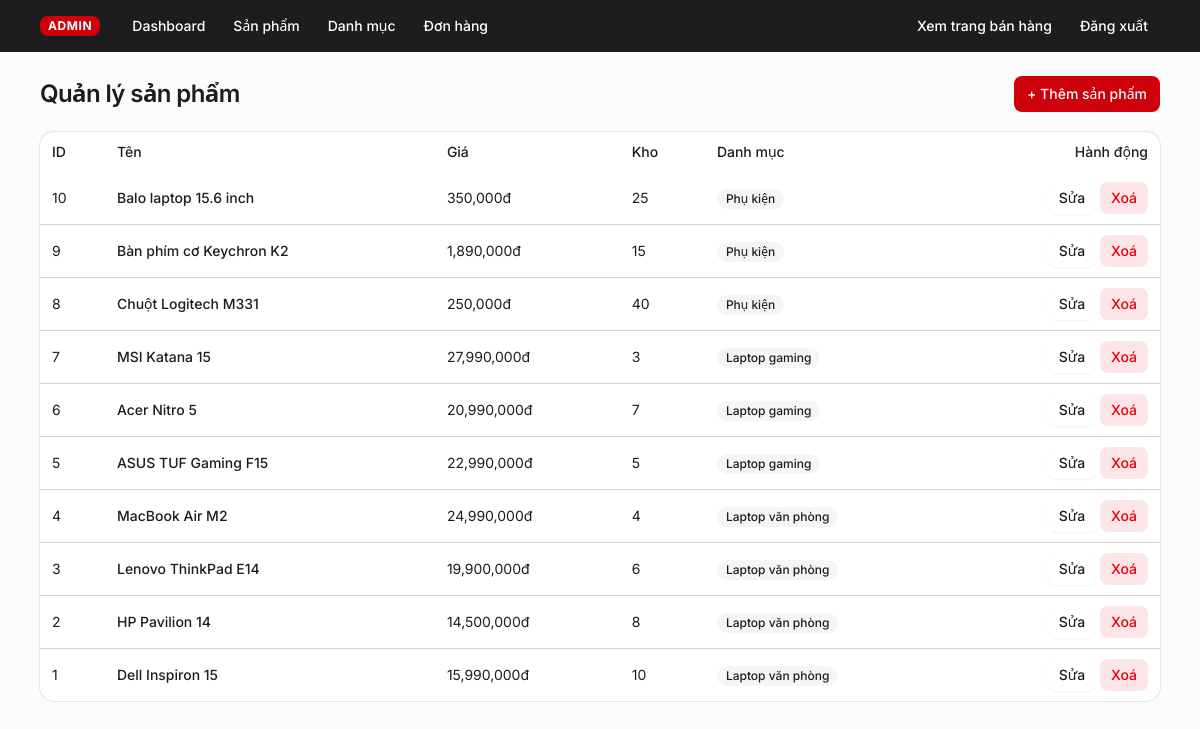
The page /admin/products/index.php (signed in) on the database its author committed.
### tables this page shows
CREATE TABLE IF NOT EXISTS products (
  id INT AUTO_INCREMENT PRIMARY KEY,
  name VARCHAR(255) NOT NULL,
  price INT NOT NULL DEFAULT 0,
  stock INT NOT NULL DEFAULT 0,
  description TEXT,
  image VARCHAR(500),
  category_id INT NULL,
  created_at TIMESTAMP DEFAULT CURRENT_TIMESTAMP,
  FOREIGN KEY (category_id) REFERENCES categories(id) ON DELETE SET NULL
);

CREATE TABLE IF NOT EXISTS categories (
  id INT AUTO_INCREMENT PRIMARY KEY,
  name VARCHAR(100) NOT NULL
);

### src/includes/ui.php (called while the page is built, shortened)
<?php
function ui_btn($variant = 'default', $size = 'default') {
    $base = 'inline-flex shrink-0 items-center justify-center rounded-md border border-transparent text-sm font-medium whitespace-nowrap transition-all outline-none select-none cursor-pointer focus-visible:border-ring focus-visible:ring-3 focus-visible:ring-ring/50 active:translate-y-px disabled:pointer-events-none disabled:opacity-50';
    $variants = [
        'default'     => 'bg-primary text-primary-foreground hover:bg-primary/85',
        'outline'     => 'border-border bg-background shadow-xs hover:bg-muted hover:text-foreground',
        'secondary'   => 'bg-secondary text-secondary-foreground hover:bg-secondary/70',
        'ghost'       => 'hover:bg-muted hover:text-foreground',
        'destructive' => 'bg-destructive/10 text-destructive hover:bg-destructive/20',
        'link'        => 'text-primary underline-offset-4 hover:underline',
    ];
    $sizes = [
        'default' => 'h-9 gap-1.5 px-3',
        'sm'      => 'h-8 gap-1 px-2.5',
        'lg'      => 'h-10 gap-1.5 px-4',
    ];
    return "$base {$variants[$variant]} {$sizes[$size]}";
}
function ui_badge($variant = 'default') {
    $base = 'inline-flex h-5 w-fit shrink-0 items-center justify-center gap-1 rounded-4xl border border-transparent px-2 py-0.5 text-xs font-medium whitespace-nowrap';
    $variants = [
        'default'     => 'bg-primary text-primary-foreground',
        'secondary'   => 'bg-secondary text-secondary-foreground',
        'destructive' => 'bg-destructive/10 text-destructive',
        'outline'     => 'border-border text-foreground',
    ];
    return "$base {$variants[$variant]}";
}

### src/config/db.php (called while the page is built, shortened)
<?php
function e($s) {
    return htmlspecialchars((string)$s, ENT_QUOTES, 'UTF-8');
}

### src/admin/products/index.php (the view)
<?php
require_once __DIR__ . '/../../includes/admin_header.php';
$products = $pdo->query(
    'SELECT p.*, c.name AS category_name
     FROM products p LEFT JOIN categories c ON p.category_id = c.id
     ORDER BY p.id DESC'
)->fetchAll();
?>
<div class="mb-5 flex items-center justify-between">
  <h1 class="text-2xl font-semibold tracking-tight">Quản lý sản phẩm</h1>
  <a href="create.php" class="<?= ui_btn() ?>">+ Thêm sản phẩm</a>
</div>
<div class="<?= UI_TABLE_WRAP ?>">
  <table class="<?= UI_TABLE ?>">
    <thead>
      <tr class="<?= UI_TR ?>">
        <th class="<?= UI_TH ?>">ID</th>
        <th class="<?= UI_TH ?>">Tên</th>
        <th class="<?= UI_TH ?>">Giá</th>
        <th class="<?= UI_TH ?>">Kho</th>
        <th class="<?= UI_TH ?>">Danh mục</th>
        <th class="<?= UI_TH ?> text-right">Hành động</th>
      </tr>
    </thead>
    <tbody>
      <?php foreach ($products as $p): ?>
        <tr class="<?= UI_TR ?>">
          <td class="<?= UI_TD ?>"><?= $p['id'] ?></td>
          <td class="<?= UI_TD ?> font-medium"><?= e($p['name']) ?></td>
          <td class="<?= UI_TD ?>"><?= number_format($p['price']) ?>đ</td>
          <td class="<?= UI_TD ?>"><?= $p['stock'] ?></td>
          <td class="<?= UI_TD ?>">
            <?php if ($p['category_name']): ?>
              <span class="<?= ui_badge('secondary') ?>"><?= e($p['category_name']) ?></span>
            <?php endif; ?>
          </td>
          <td class="<?= UI_TD ?> text-right">
            <a href="edit.php?id=<?= $p['id'] ?>" class="<?= ui_btn('outline', 'sm') ?>">Sửa</a>
            <a href="delete.php?id=<?= $p['id'] ?>" class="<?= ui_btn('destructive', 'sm') ?>"
               onclick="return confirm('Xoá sản phẩm này?')">Xoá</a>
          </td>
        </tr>
      <?php endforeach; ?>
    </tbody>
  </table>
</div>
<?php require_once __DIR__ . '/../../includes/footer.php'; ?>

### src/includes/head.php (style rules this page uses)
:root { --radius: 0.625rem; --background: oklch(1 0 0); --foreground: oklch(0.232 0.004 286.1); --card: oklch(1 0 0); --card-foreground: oklch(0.232 0.004 286.1); --popover: oklch(1 0 0); --popover-foreground: oklch(0.232 0.004 286.1); --primary: oklch(0.53 0.225 27.3); --primary-foreground: oklch(1 0 0); --link: oklch(0.48 0.205 27.3); --ring: oklch(0.53 0.225 27.3); --secondary: oklch(0.971 0.003 286.4); --secondary-foreground: oklch(0.232 0.004 286.1); --muted: oklch(0.971 0.003 286.4); --muted-foreground: oklch(0.54 0.008 286.1); --accent: oklch(0.971 0.003 286.4); --accent-foreground: oklch(0.232 0.004 286.1); --destructive: oklch(0.577 0.245 27.325); --border: oklch(0.865 0.007 286.3); --input: oklch(0.865 0.007 286.3); }

### rows shown on the page
products: id "10", name "Balo laptop 15.6 inch", price "350,000", stock "25", category.name "Phụ kiện"
products: id "9", name "Bàn phím cơ Keychron K2", price "1,890,000", stock "15", category.name "Phụ kiện"
products: id "8", name "Chuột Logitech M331", price "250,000", stock "40", category.name "Phụ kiện"
products: id "7", name "MSI Katana 15", price "27,990,000", stock "3", category.name "Laptop gaming"
products: id "6", name "Acer Nitro 5", price "20,990,000", stock "7", category.name "Laptop gaming"
products: id "5", name "ASUS TUF Gaming F15", price "22,990,000", stock "5", category.name "Laptop gaming"
products: id "4", name "MacBook Air M2", price "24,990,000", stock "4", category.name "Laptop văn phòng"
products: id "3", name "Lenovo ThinkPad E14", price "19,900,000", stock "6", category.name "Laptop văn phòng"
products: id "2", name "HP Pavilion 14", price "14,500,000", stock "8", category.name "Laptop văn phòng"
products: id "1", name "Dell Inspiron 15", price "15,990,000", stock "10", category.name "Laptop văn phòng"
